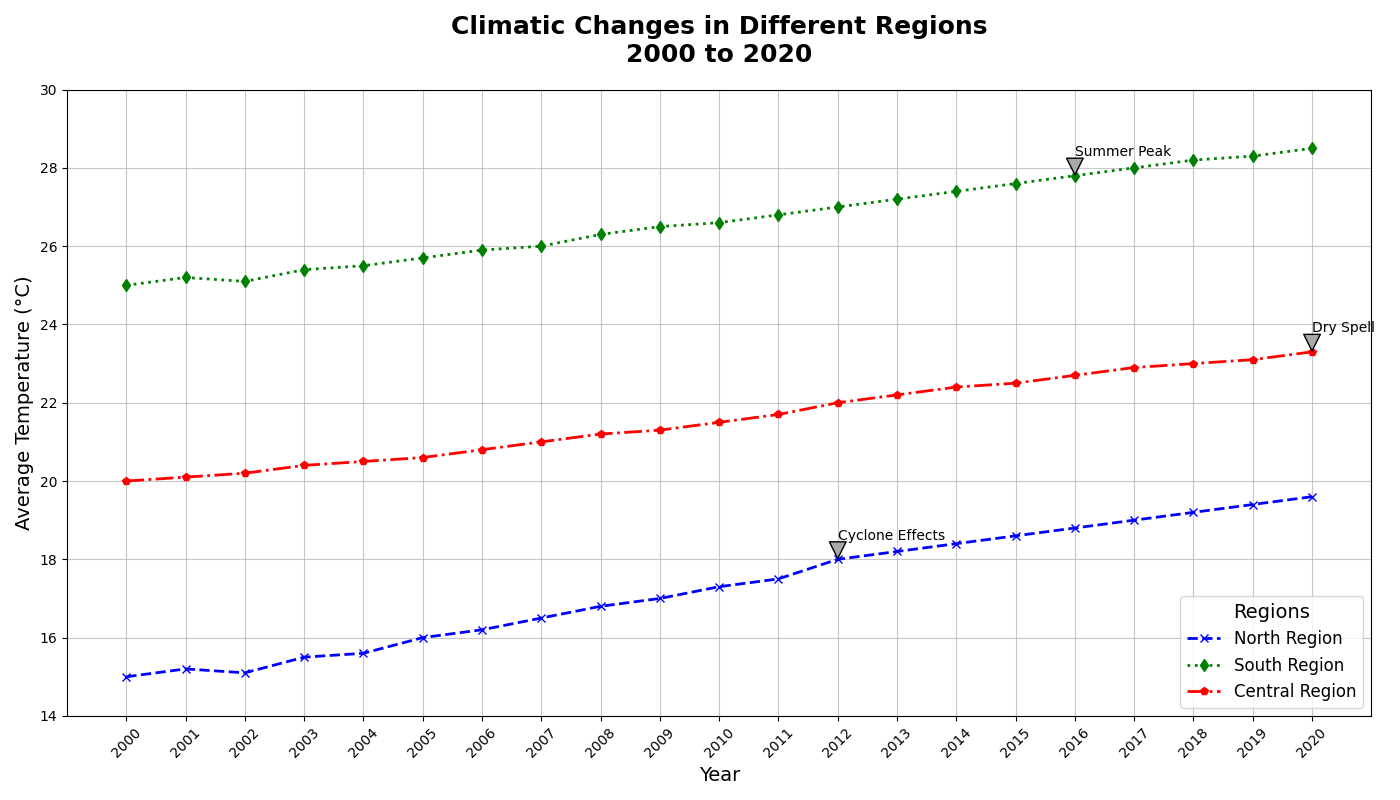

Source code (Python):
import matplotlib.pyplot as plt
import numpy as np

years = np.arange(2000, 2021)

north_region_temp = np.array([15, 15.2, 15.1, 15.5, 15.6, 16, 16.2, 16.5, 16.8, 17, 17.3, 17.5, 18, 18.2, 18.4, 18.6, 18.8, 19, 19.2, 19.4, 19.6])
south_region_temp = np.array([25, 25.2, 25.1, 25.4, 25.5, 25.7, 25.9, 26, 26.3, 26.5, 26.6, 26.8, 27, 27.2, 27.4, 27.6, 27.8, 28, 28.2, 28.3, 28.5])
central_region_temp = np.array([20, 20.1, 20.2, 20.4, 20.5, 20.6, 20.8, 21, 21.2, 21.3, 21.5, 21.7, 22, 22.2, 22.4, 22.5, 22.7, 22.9, 23, 23.1, 23.3])

fig, ax = plt.subplots(figsize=(14, 8))

ax.plot(years, north_region_temp, 'x--', label='North Region', color='blue', linewidth=2)
ax.plot(years, south_region_temp, 'd:', label='South Region', color='green', linewidth=2)
ax.plot(years, central_region_temp, 'p-.', label='Central Region', color='red', linewidth=2)

ax.set_title("Climatic Changes in Different Regions\n2000 to 2020", fontsize=18, fontweight='bold', pad=20)
ax.set_xlabel("Year", fontsize=14)
ax.set_ylabel("Average Temperature (°C)", fontsize=14)

ax.legend(title="Regions", fontsize=12, title_fontsize=14, loc='lower right')

important_years = [2012, 2016, 2020]
annotations = [
    (2012, north_region_temp[years == 2012][0], 'Cyclone Effects'),
    (2016, south_region_temp[years == 2016][0], 'Summer Peak'),
    (2020, central_region_temp[years == 2020][0], 'Dry Spell')
]

for year, value, note in annotations:
    ax.annotate(note, 
                xy=(year, value), 
                xytext=(year, value + 0.5), 
                textcoords='data',
                arrowprops=dict(facecolor='darkgray', shrink=0.05),
                fontsize=10, 
                color='black')

ax.grid(True, linestyle='-', alpha=0.7)
ax.set_xlim(1999, 2021)
ax.set_ylim(14, 30)

plt.xticks(years, rotation=45)
plt.tight_layout()

plt.show()
